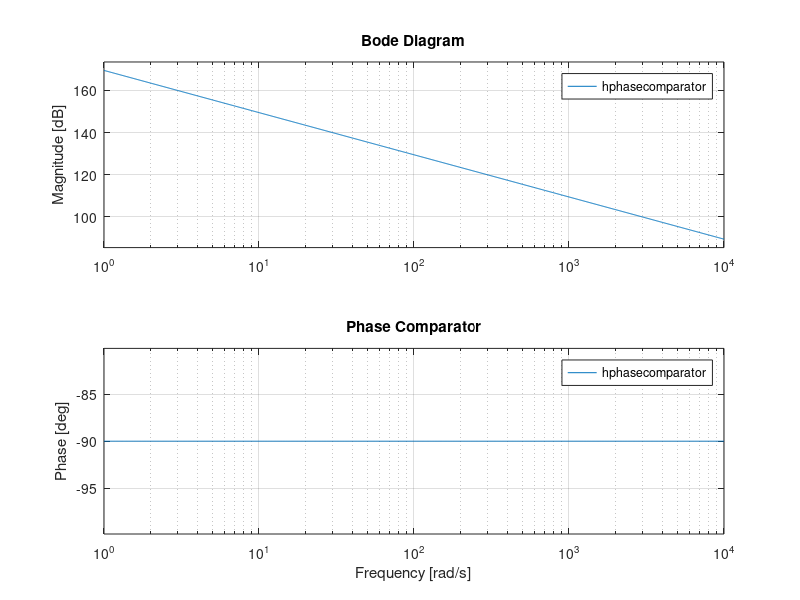
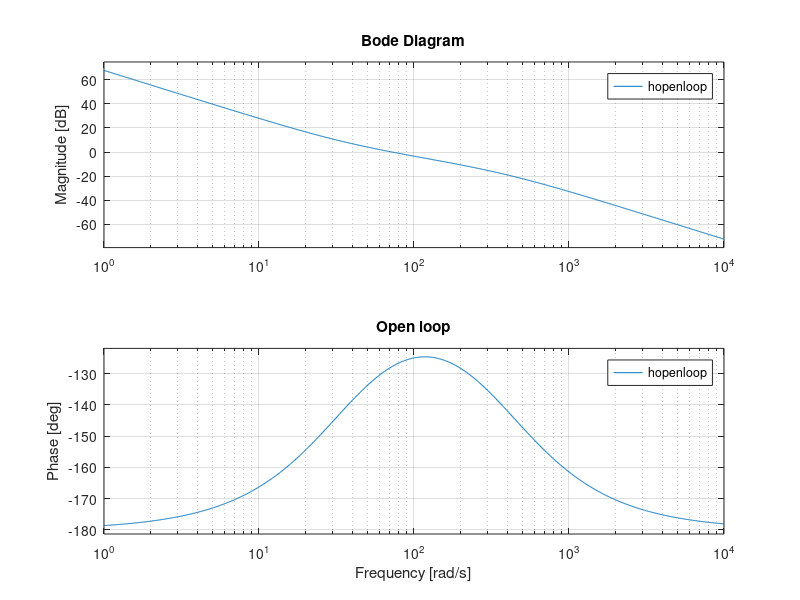
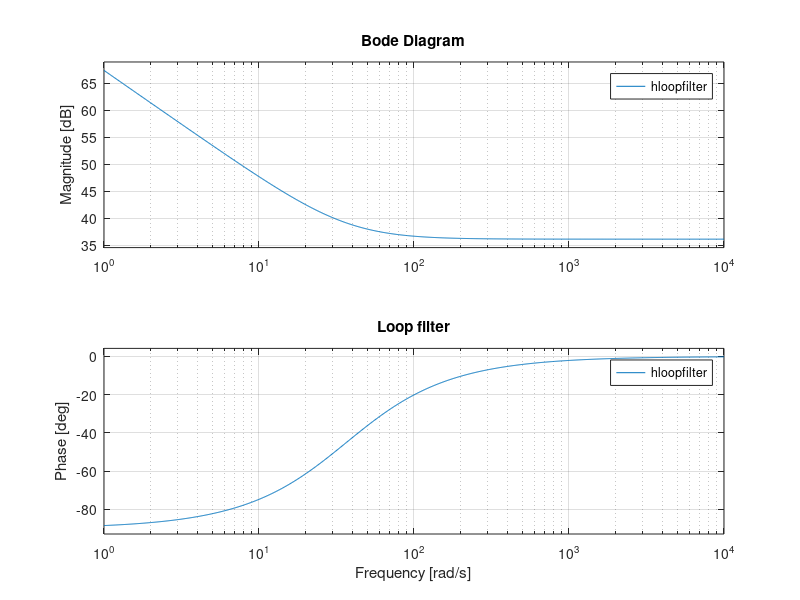
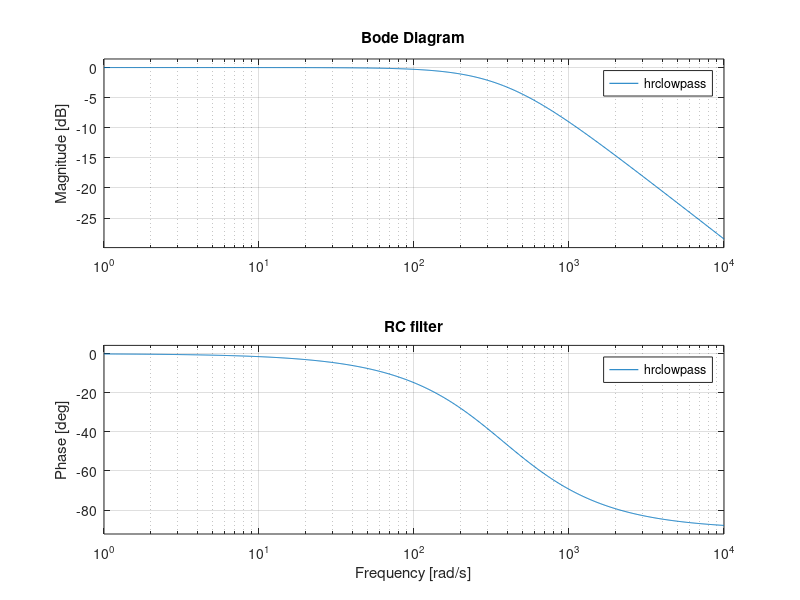

MATLAB code for these plots, in order:
clear

wmax = 1e4;
wmin = 1e0;

%Frequency parameters:
Tlogic=1/148.5e6;
fvcxo=148.5e6

% Phase comparator :
time_diff_max=250/148.5e6;
hphasecomparator = ss(0,1,2/Tlogic,0);
figure(1)
bode(hphasecomparator,{wmin,wmax})
title('Phase Comparator')
grid on

% Loop filter:
%fast%slow%normal
T=4*495/fvcxo;
alpha = -5%-5%-9%-7
beta  = 6%6%4%5
% dx/dt = A*x+B*u
% Vo    = C*x+D*u
% x = [Vc1 Vcp Vcs]'
% u = [ii Vth]' 
hloopfilter = ss(0,1/T,2^alpha,2^beta);
wkneeloop = 2^alpha/2^beta/T

%DAC:
Nbits=16
Vcc= 2.5
Mdac=1
hdac = 2^-Nbits*Vcc*Mdac;

% RC filter : 
C=680e-9
R=1/(wkneeloop*20)/C %100000
R=3900
frc=1/2/pi/R/C
hrclowpass = ss(-1/C/R,1/C/R,1,0);

%VCXO characteristics:
Kvcxo=90e-6
Vvcxomin=0;
Vvcxomax=2.5;
Vvcxo0 = 1.25;  %Linearization voltage
hvcxo = Kvcxo;

% Open loop gain:
hopenloop = hphasecomparator*hloopfilter*hdac*hrclowpass*hvcxo;
figure(2)
bode(hopenloop,{wmin,wmax})
title('Open loop')
grid on

% loop filter:
figure(3)
bode(hloopfilter,{wmin,wmax})
title('Loop filter')
grid on

% RC filter:
figure(4)
bode(hrclowpass,{wmin,wmax})
title('RC filter')
grid on

% Vc to out:
hvc2fout = hvcxo / (1 + hopenloop);
figure(5)
bode(hvc2fout,{wmin,wmax})
title('Vc to f_o_u_t')
grid on

% From fout to jitter :
hfout2ui = 10*fvcxo*ss(0,1,1/fvcxo,0);

% Vc to UI:
hvc2ui = hvcxo / (1 + hopenloop) * hfout2ui;
figure(6)
bode(hvc2ui,{wmin,wmax})
title('Vc to UI')
grid on

% f_in to f_out:
hfin2fout = hopenloop / (1 + hopenloop);
figure(7)
bode(hfin2fout,{wmin,wmax})
title('f_i_n to f_o_u_t')
grid on
